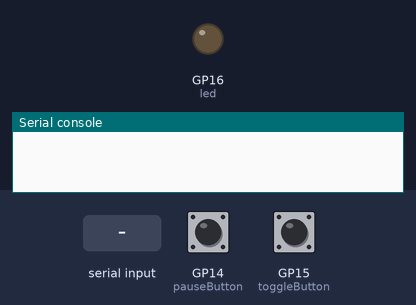
The program below on a simulated Raspberry Pi Pico running CircuitPython. Parts: output pins drawn as LEDs (lit = HIGH), the last lines printed to the serial console. The test bench sets the inputs (shaded band); at power-on: GP15 (toggleButton) HIGH, GP14 (pauseButton) HIGH. Random numbers come from a fixed seed; USB keyboard and mouse output is not drawn.

Above: at 1.2 s.
1.3 s: GP15 (toggleButton) pulled LOW for 0.15 s
At 2.7 s:
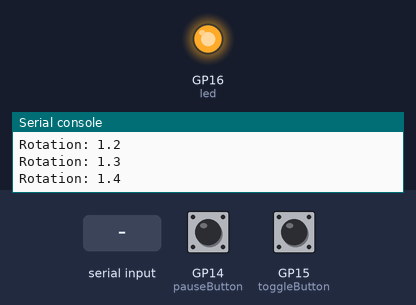
3.0 s: "TOGGLE\n" received over the second serial link
At 3.9 s:
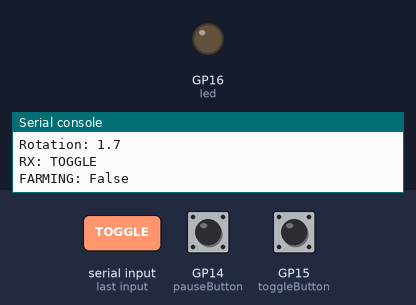
6.0 s: GP15 (toggleButton) pulled LOW for 1 s
At 6.5 s:
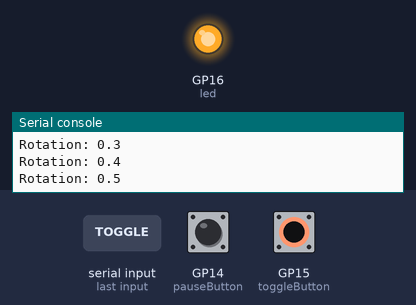
8.5 s: GP15 (toggleButton) pulled LOW for 3.2 s
At 9.4 s:
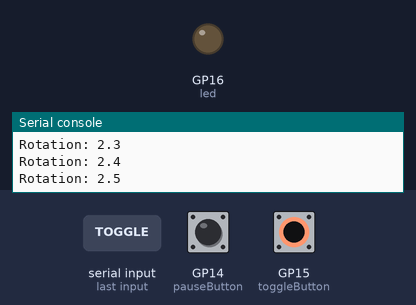
Timing chart, 0 to 11.5 s (numbered marks = the images above; inputs shaded):
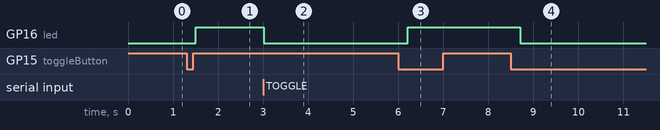

The program:

code.py
```python
import time
import board
import digitalio
import usb_hid
import random
import usb_cdc

from adafruit_hid.keyboard import Keyboard
from adafruit_hid.keycode import Keycode


#functions
def run_rotation(elapsed):

    global holding_a

    # HOLD A: 0-5 seconds
    if 0 <= elapsed < breakpoints[0]:

        if not holding_a:
            kbd.press(Keycode.RIGHT_ALT)
            holding_a = True
        # print("holding ralt")

    # SPAM B: 5-6 seconds
    elif breakpoints[0] <= elapsed < breakpoints[1]:

        if holding_a:
            kbd.release_all()
            holding_a = False
        # print("pausing for lockout")

        #kbd.press(Keycode.B)
        #kbd.release_all()

        time.sleep(0.05)

    # HOLD A AGAIN: 6-10 seconds
    elif breakpoints[1] <= elapsed < breakpoints[2]:

        if not holding_a:
            kbd.press(Keycode.RIGHT_ALT)
            holding_a = True
        # print("holding ralt again")

    elif breakpoints[2] <= elapsed < breakpoints[3]:

        if holding_a:
            kbd.release_all()
            holding_a = False
        # print("recasting boundless")

        kbd.press(Keycode.THREE)
        kbd.release_all()
        time.sleep(0.05)

def randomBreakpoints(breakpoints):

    for i in range(0, len(breakpoints)):
        if i > 0:
            current = breakpoints[i]
            previous = breakpoints[i - 1]

            # Maximum downward movement allowed
            min_offset = (previous - current) + 0.07

            # Randomize while guaranteeing ordering
            offset = random.uniform(min_offset, 0.2)

            breakpoints[i] = current + offset
            #print("Breakpoint: " + str(i))
            #print(breakpoints[i])
        elif i == 0:
            breakpoints[i] = breakpoints[i] + random.uniform(-0.2, 0.2)
            #print("Breakpoint: " + str(i))
            #print(breakpoints[i])
        else:
            print("breakpoint index not found")

    return breakpoints

kbd = Keyboard(usb_hid.devices)
serial = usb_cdc.data

# start stop toggle button on GP15
toggleButton = digitalio.DigitalInOut(board.GP15)
toggleButton.direction = digitalio.Direction.INPUT
toggleButton.pull = digitalio.Pull.UP

# pause button on GP14
pauseButton = digitalio.DigitalInOut(board.GP14)
pauseButton.direction = digitalio.Direction.INPUT
pauseButton.pull = digitalio.Pull.UP

# LED on GP16
led = digitalio.DigitalInOut(board.GP16)
led.direction = digitalio.Direction.OUTPUT

# Farming toggle
farming = False

last_toggleButton = True

farm_start_time = 0
lastprint = -1

# track held state
holding_a = False

paused = False

last_pauseButton = True

pause_start_time = 0
total_paused_time = 0


# time breakpoints
base_breakpoints = [46, 46.2, 98, 101]
#testing breakpoint
#breakpoints = [5, 5.2, 10, 11]

last_elapsed = 0

breakpoints = randomBreakpoints(base_breakpoints.copy())


while True:
    # listen for serial commands
    if serial.in_waiting > 0:

        command = serial.readline().decode().strip()

        print("RX:", command)

        if "TOGGLE" in command:
            farming = not farming
            print("FARMING:", farming)

            if farming:
                farm_start_time = time.monotonic()
                last_elapsed = 0
                breakpoints = randomBreakpoints(base_breakpoints.copy())
            else:
                kbd.release_all()
                holding_a = False

        elif "PAUSE" in command:
            paused = not paused
            print("PAUSE:", paused)


    current_toggleButton = toggleButton.value

    current_pauseButton = pauseButton.value

    # detect new pause button press
    if last_pauseButton and not current_pauseButton and farming:

        paused = not paused

        time.sleep(0.2)

    last_pauseButton = current_pauseButton


    # detect new button press
    if last_toggleButton and not current_toggleButton:

        farming = not farming

        if farming:
            farm_start_time = time.monotonic()
            last_elapsed = 0

        else:
            # release everything when stopping
            kbd.release_all()
            holding_a = False

        time.sleep(0.2)

    last_toggleButton = current_toggleButton

    led.value = farming

    if farming and not paused:


        current_time = time.monotonic()
        elapsed = (current_time - farm_start_time) % breakpoints[3]

        # detect new cycle
        if elapsed < last_elapsed:

            print("NEW ROTATION")
            breakpoints = randomBreakpoints(base_breakpoints.copy())
            print("New breakpoints:", breakpoints)

        last_elapsed = elapsed

        rounded = round(elapsed, 1)

        if rounded != lastprint:
            print("Rotation:", rounded)
            lastprint = rounded

        run_rotation(elapsed)
        # randomBreakpoints(breakpoints)

    time.sleep(0.01)
```

Measured:
- after the input at 1.3 s, GP16 (led): LOW → HIGH after 0.21 s
- after the input at 3.0 s, GP16 (led): HIGH → LOW at once
- after the input at 6.0 s, GP16 (led): LOW → HIGH after 0.21 s
- after the input at 8.5 s, GP16 (led): HIGH → LOW after 0.21 s
